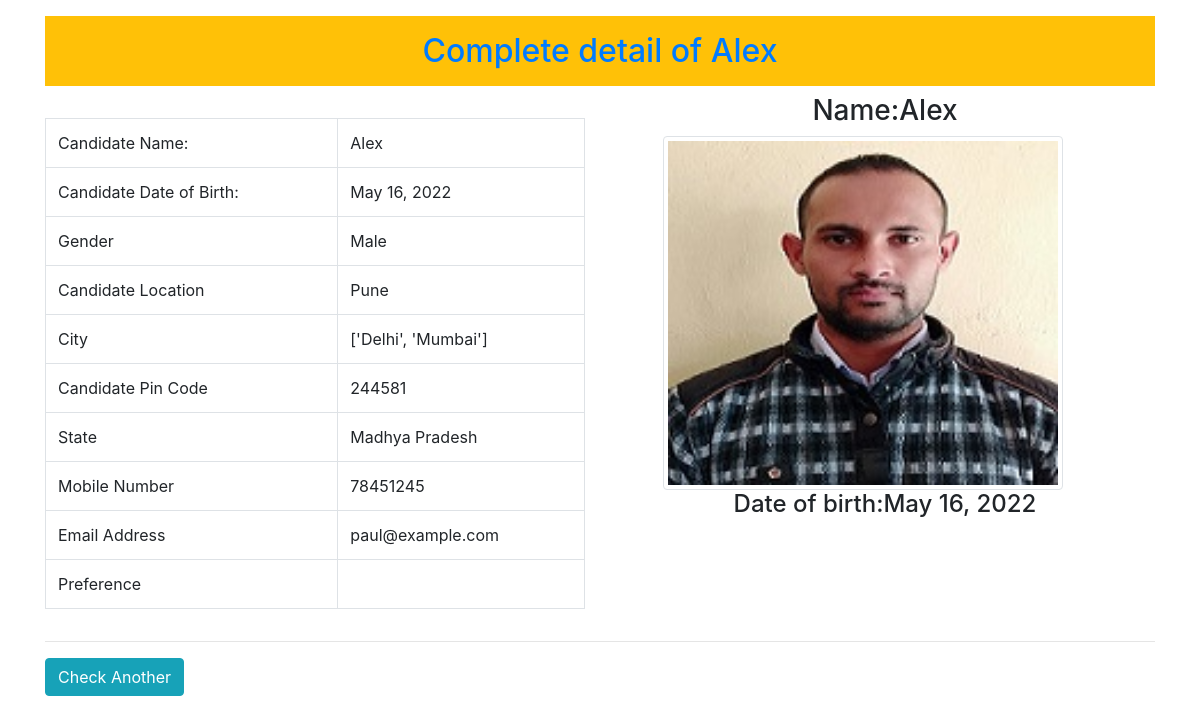
The app's page /detail/8 with its own data.
### poll/models.py (models this page shows)
class Candidate(models.Model):
    name=models.CharField(max_length=100)
    dob=models.DateField(auto_now=False,auto_now_add=False)
    gender=models.CharField(max_length=10)
    location=models.CharField(max_length=500)
    city=models.CharField(max_length=200)
    pin=models.PositiveBigIntegerField()
    state=models.CharField(choices=states,max_length=100)
    mobile=models.PositiveIntegerField()
    email=models.EmailField()
    job_preference=models.CharField(max_length=20)
    candidate_image=models.ImageField(upload_to="canimages",blank=True,verbose_name="Candidate Images:")
    can_file=models.FileField(upload_to="canfiles",blank=True,verbose_name="Candidate File:")

### poll/views.py (the view)
# urls.py: path('detail/<int:pk>',views.detail,name='detail'),
def detail(request,pk):
    candidate=Candidate.objects.get(pk=pk)
    return render(request,'poll/details.html',{'candi':candidate})

### poll/templatetags/myfilters.py (called while the page is built)
@register.filter(name="remove_special")
def remove_char(value,arg):
    print(value)
    print(arg)
    for char in arg:
        print(char)
        value=value.replace(char,'')
    return value

### poll/templates/poll/details.html (shortened to what this page needs)
<!DOCTYPE html>
{% load myfilters %}
<html lang="en">
<head>
    <link rel="stylesheet" href="https://cdn.jsdelivr.net/npm/bootstrap@4.0.0/dist/css/bootstrap.min.css">
</head>
<body>
        <div class="container">
            <h2 class="text text-center text-primary bg-warning p-3 mt-3">Complete detail of {{candi.name}}</h2>
            <div class="row">
                <div class="col-6">
                    <table class="table table-bordered mt-4">
                        <tr>
                            <td>Candidate Name:</td>
                            <td>{{candi.name}}</td>
                        </tr>
                        <tr>
                            <td>Candidate Date of Birth:</td>
                            <td>{{candi.dob}}</td>
                        </tr>
                        <tr>
                            <td>Gender</td>
                            <td>{{candi.gender}}</td>
                        </tr>
                        <tr>
                            <td>Candidate Location</td>
                            <td>{{candi.location}}</td>
                        </tr>
                        <tr>
                            <td>City</td>
                            <td>{{candi.city}}</td>
                        </tr>
                        <tr>
                            <td>Candidate Pin Code</td>
                            <td>{{candi.pin}}</td>
                        </tr>
                        <tr>
                            <td>State</td>
                            <td>{{candi.state}}</td>
                        </tr>
                        <tr>
                            <td>Mobile Number</td>
                            <td>{{candi.mobile}}</td>
                        </tr>
                        <tr>
                            <td>Email Address</td>
                            <td>{{candi.email}}</td>
                        </tr>
                        <tr>
                            <td>Preference</td>
                            <td>{{candi.job_preference|remove_special:"[],'"}}</td>
                        </tr>
                    </table>
                </div>
                <div class="col-6">
                    <h3 class="text text-center">Name:{{candi.name}}</h3>
                    <img class="img-fluid img-thumbnail float-end ml-5 offset" height="400" width="400" src={{candi.candidate_image.url}} alt="No File and Image Available">
                    <h4 class="text text-center">Date of birth:{{candi.dob}}</h4>
                </div>
            </div>
            <hr>
            <a class="btn btn-info" href="{% url 'home' %}">Check Another</a>
        </div>
</body>
</html>

### records on screen
Candidate: name "Alex", dob "May 16, 2022", gender "Male", location "Pune", city "['Delhi', 'Mumbai']", pin "244581", state "Madhya Pradesh", mobile "78451245", email "paul@example.com", candidate_image (picture)
